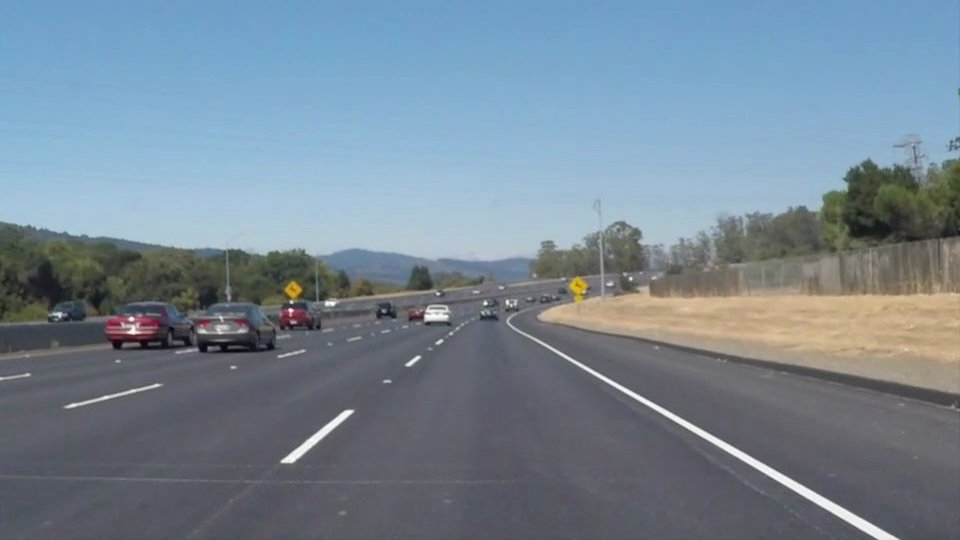
#> input picture carrito/imagen_prueba1.jpg, 960 x 540 px; its folder holds only this picture in this run
$ python -i seguidor_linea_2023.py   (imports and definitions only)
#> lines starting #> are read from the running program, lines starting #| are printed output that depends on the picture; after the words box and inside, x2 and y2 are one past the last pixel; in counts of white or black regions, pixels touching at a corner belong together
#> further down, picture is the input picture: shape (540, 960, 3); mean B, G, R 148.1, 134.5, 118.5
'''
----------------------------
Codigo de seguimiento de linea con el drone DJI Tello
----------------------------
'''
import cv2, time # Importamos las librerias de OpenCV y time
import numpy as np
from djitellopy import Tello


ajuste = 0 # Variable para ajustar el giro del drone
#--------

tiempo = 0 # Variable para el tiempo
lapso = 10
velTiempo = 0.1

#--------
# [1 line that did not run here, left out]
# [5 lines not run here, left out]
# [1 line that did not run here, left out]

# [7 lines not run here, left out]
#--------

frameWidth = 400 # Ancho del frame
frameHeight = 300 # Alto del frame
ROIwidth = frameWidth # Ancho de la region de interes
ROIheight = frameHeight # Alto de la region de interes
centro_x = ROIwidth//2 # Coordenada x y y del centro de la region de interes
centro_y = ROIheight//2

# [98 lines left out: functions deteccion_bordes, ajuste_angulo, ajuste_centro, recuperarLinea, verificarCruce, not called in this run]

def detectarAterrizaje(img): # Funcion para detectar el aterrizaje
    gray = cv2.cvtColor(img, cv2.COLOR_BGR2GRAY)
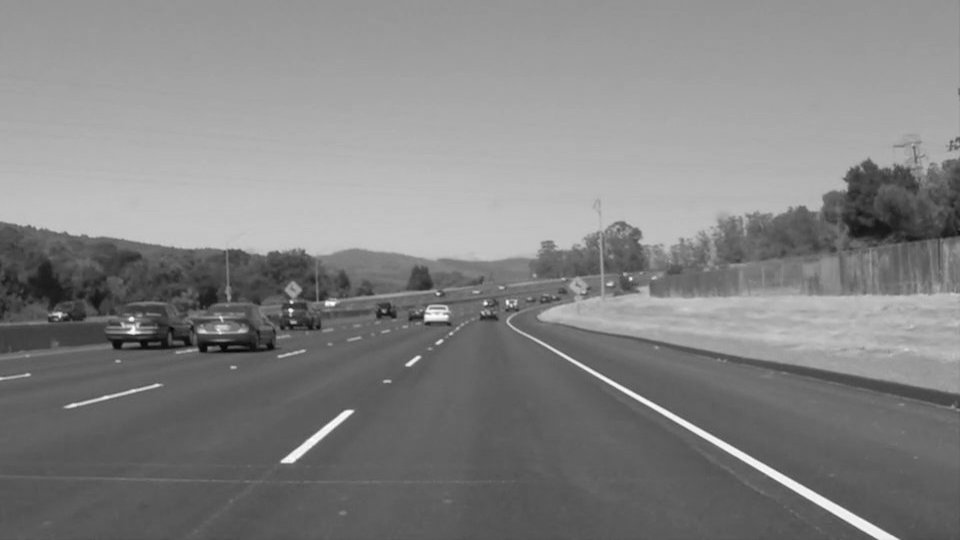
#> gray: shape (540, 960); min 5, max 255, mean 131.2
    # Aplicar un umbral para resaltar el círculo (ajusta según sea necesario)
    _, thresh = cv2.threshold(gray, 50, 255, cv2.THRESH_BINARY)
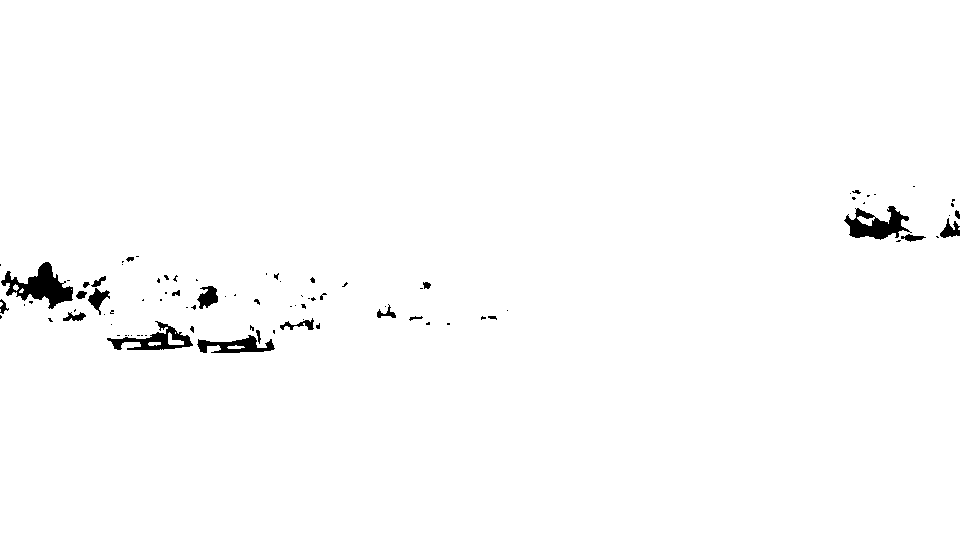
#> thresh: shape (540, 960); 98.8% white; 89 black regions (63 under 20 px), largest, box (x1, y1, x2, y2) and area: (1, 262, 73, 309) 1459, (844, 206, 912, 240) 1133, (107, 321, 193, 350) 886
    # Encontrar círculos en la imagen
    circles = cv2.HoughCircles(thresh, cv2.HOUGH_GRADIENT, dp=1, minDist=20,
                               param1=50, param2=30, minRadius=10, maxRadius=100)
#> circles = None

    if circles is not None: # Si se detecta un circulo aterrizamos el drone
        print("Se detectó un círculo. Aterrizando...")
        tello.land()
        k == 27

# [35 lines not run here, left out]

>>> import cv2
>>> picture = cv2.imread('../carrito/imagen_prueba1.jpg')
>>> result = detectarAterrizaje(picture)
